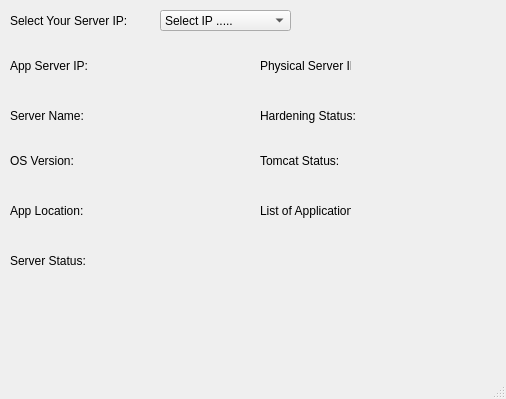
<?xml version="1.0" encoding="UTF-8"?>
<ui version="4.0">
 <class>MainWindow</class>
 <widget class="QMainWindow" name="MainWindow">
  <property name="geometry">
   <rect>
    <x>0</x>
    <y>0</y>
    <width>506</width>
    <height>399</height>
   </rect>
  </property>
  <property name="windowTitle">
   <string>Application Server Information</string>
  </property>
  <widget class="QWidget" name="centralwidget">
   <widget class="QComboBox" name="virtualIp">
    <property name="geometry">
     <rect>
      <x>160</x>
      <y>10</y>
      <width>131</width>
      <height>21</height>
     </rect>
    </property>
    <item>
     <property name="text">
      <string>Select IP .....</string>
     </property>
    </item>
   </widget>
   <widget class="QLabel" name="label">
    <property name="geometry">
     <rect>
      <x>10</x>
      <y>50</y>
      <width>81</width>
      <height>31</height>
     </rect>
    </property>
    <property name="text">
     <string>App Server IP:</string>
    </property>
   </widget>
   <widget class="QLabel" name="label_2">
    <property name="geometry">
     <rect>
      <x>10</x>
      <y>10</y>
      <width>131</width>
      <height>21</height>
     </rect>
    </property>
    <property name="styleSheet">
     <string notr="true">font: 75 10pt &quot;MS Shell Dlg 2&quot;;</string>
    </property>
    <property name="text">
     <string>Select Your Server IP:</string>
    </property>
   </widget>
   <widget class="QLabel" name="virIP">
    <property name="geometry">
     <rect>
      <x>100</x>
      <y>60</y>
      <width>101</width>
      <height>21</height>
     </rect>
    </property>
    <property name="styleSheet">
     <string notr="true">gridline-color: qlineargradient(spread:pad, x1:0, y1:0, x2:1, y2:0, stop:0 rgba(0, 0, 0, 255), stop:1 rgba(255, 255, 255, 255));</string>
    </property>
    <property name="text">
     <string/>
    </property>
   </widget>
   <widget class="QLabel" name="PhIP">
    <property name="geometry">
     <rect>
      <x>358</x>
      <y>56</y>
      <width>101</width>
      <height>21</height>
     </rect>
    </property>
    <property name="styleSheet">
     <string notr="true">gridline-color: qlineargradient(spread:pad, x1:0, y1:0, x2:1, y2:0, stop:0 rgba(0, 0, 0, 255), stop:1 rgba(255, 255, 255, 255));</string>
    </property>
    <property name="text">
     <string/>
    </property>
   </widget>
   <widget class="QLabel" name="label_3">
    <property name="geometry">
     <rect>
      <x>260</x>
      <y>50</y>
      <width>91</width>
      <height>31</height>
     </rect>
    </property>
    <property name="text">
     <string>Physical Server IP:</string>
    </property>
   </widget>
   <widget class="QLabel" name="vmName">
    <property name="geometry">
     <rect>
      <x>100</x>
      <y>105</y>
      <width>101</width>
      <height>21</height>
     </rect>
    </property>
    <property name="styleSheet">
     <string notr="true">gridline-color: qlineargradient(spread:pad, x1:0, y1:0, x2:1, y2:0, stop:0 rgba(0, 0, 0, 255), stop:1 rgba(255, 255, 255, 255));</string>
    </property>
    <property name="text">
     <string/>
    </property>
   </widget>
   <widget class="QLabel" name="hardenStatus">
    <property name="geometry">
     <rect>
      <x>368</x>
      <y>106</y>
      <width>91</width>
      <height>21</height>
     </rect>
    </property>
    <property name="styleSheet">
     <string notr="true">gridline-color: qlineargradient(spread:pad, x1:0, y1:0, x2:1, y2:0, stop:0 rgba(0, 0, 0, 255), stop:1 rgba(255, 255, 255, 255));</string>
    </property>
    <property name="text">
     <string/>
    </property>
   </widget>
   <widget class="QLabel" name="label_4">
    <property name="geometry">
     <rect>
      <x>10</x>
      <y>100</y>
      <width>81</width>
      <height>31</height>
     </rect>
    </property>
    <property name="text">
     <string>Server Name:</string>
    </property>
   </widget>
   <widget class="QLabel" name="label_5">
    <property name="geometry">
     <rect>
      <x>260</x>
      <y>100</y>
      <width>101</width>
      <height>31</height>
     </rect>
    </property>
    <property name="text">
     <string>Hardening Status:</string>
    </property>
   </widget>
   <widget class="QLabel" name="label_6">
    <property name="geometry">
     <rect>
      <x>10</x>
      <y>195</y>
      <width>81</width>
      <height>31</height>
     </rect>
    </property>
    <property name="text">
     <string>App Location:</string>
    </property>
   </widget>
   <widget class="QLabel" name="osVersion">
    <property name="geometry">
     <rect>
      <x>89</x>
      <y>150</y>
      <width>101</width>
      <height>21</height>
     </rect>
    </property>
    <property name="styleSheet">
     <string notr="true">gridline-color: qlineargradient(spread:pad, x1:0, y1:0, x2:1, y2:0, stop:0 rgba(0, 0, 0, 255), stop:1 rgba(255, 255, 255, 255));</string>
    </property>
    <property name="text">
     <string/>
    </property>
   </widget>
   <widget class="QLabel" name="tomcatStatus">
    <property name="geometry">
     <rect>
      <x>348</x>
      <y>152</y>
      <width>131</width>
      <height>31</height>
     </rect>
    </property>
    <property name="styleSheet">
     <string notr="true">gridline-color: qlineargradient(spread:pad, x1:0, y1:0, x2:1, y2:0, stop:0 rgba(0, 0, 0, 255), stop:1 rgba(255, 255, 255, 255));
border-color: qconicalgradient(cx:0.5, cy:0.5, angle:0, stop:0 rgba(35, 40, 3, 255), stop:0.16 rgba(136, 106, 22, 255), stop:0.225 rgba(166, 140, 41, 255), stop:0.285 rgba(204, 181, 74, 255), stop:0.345 rgba(235, 219, 102, 255), stop:0.415 rgba(245, 236, 112, 255), stop:0.52 rgba(209, 190, 76, 255), stop:0.57 rgba(187, 156, 51, 255), stop:0.635 rgba(168, 142, 42, 255), stop:0.695 rgba(202, 174, 68, 255), stop:0.75 rgba(218, 202, 86, 255), stop:0.815 rgba(208, 187, 73, 255), stop:0.88 rgba(187, 156, 51, 255), stop:0.935 rgba(137, 108, 26, 255), stop:1 rgba(35, 40, 3, 255));</string>
    </property>
    <property name="text">
     <string/>
    </property>
   </widget>
   <widget class="QLabel" name="label_7">
    <property name="geometry">
     <rect>
      <x>10</x>
      <y>145</y>
      <width>81</width>
      <height>31</height>
     </rect>
    </property>
    <property name="text">
     <string>OS Version: </string>
    </property>
   </widget>
   <widget class="QLabel" name="label_8">
    <property name="geometry">
     <rect>
      <x>260</x>
      <y>145</y>
      <width>91</width>
      <height>31</height>
     </rect>
    </property>
    <property name="text">
     <string>Tomcat Status: </string>
    </property>
   </widget>
   <widget class="QLabel" name="label_9">
    <property name="geometry">
     <rect>
      <x>260</x>
      <y>195</y>
      <width>91</width>
      <height>31</height>
     </rect>
    </property>
    <property name="text">
     <string>List of Application:</string>
    </property>
   </widget>
   <widget class="QLabel" name="appList">
    <property name="geometry">
     <rect>
      <x>359</x>
      <y>197</y>
      <width>121</width>
      <height>91</height>
     </rect>
    </property>
    <property name="styleSheet">
     <string notr="true">gridline-color: qlineargradient(spread:pad, x1:0, y1:0, x2:1, y2:0, stop:0 rgba(0, 0, 0, 255), stop:1 rgba(255, 255, 255, 255));</string>
    </property>
    <property name="text">
     <string/>
    </property>
   </widget>
   <widget class="QLabel" name="appLocation">
    <property name="geometry">
     <rect>
      <x>100</x>
      <y>200</y>
      <width>131</width>
      <height>21</height>
     </rect>
    </property>
    <property name="styleSheet">
     <string notr="true">gridline-color: qlineargradient(spread:pad, x1:0, y1:0, x2:1, y2:0, stop:0 rgba(0, 0, 0, 255), stop:1 rgba(255, 255, 255, 255));</string>
    </property>
    <property name="text">
     <string/>
    </property>
   </widget>
   <widget class="QLabel" name="label_10">
    <property name="geometry">
     <rect>
      <x>10</x>
      <y>250</y>
      <width>81</width>
      <height>21</height>
     </rect>
    </property>
    <property name="text">
     <string>Server Status:</string>
    </property>
   </widget>
   <widget class="QLabel" name="serverStatus">
    <property name="geometry">
     <rect>
      <x>90</x>
      <y>251</y>
      <width>71</width>
      <height>21</height>
     </rect>
    </property>
    <property name="text">
     <string/>
    </property>
   </widget>
  </widget>
  <widget class="QMenuBar" name="menubar">
   <property name="geometry">
    <rect>
     <x>0</x>
     <y>0</y>
     <width>506</width>
     <height>21</height>
    </rect>
   </property>
  </widget>
  <widget class="QStatusBar" name="statusbar"/>
 </widget>
 <resources/>
 <connections/>
</ui>
